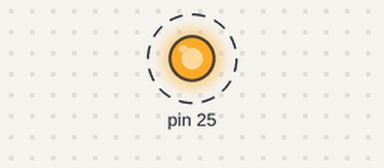
A program run on a simulated Raspberry Pi (wiringPi pin numbers). On the bench: output pins drawn as LEDs (lit = HIGH). Dashed ring = blinking. Pin numbers are wiringPi numbers.

Above: at 0.2 s.
Timing chart, 0 to 3.0 s (numbered marks = the images above):
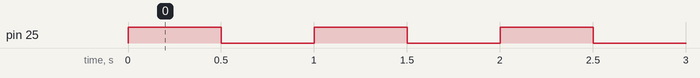

The program:

wpimode.py
```python
import wiringpi
from time import sleep
wiringpi.wiringPiSetup()
wiringpi.pinMode(25,1)
try:
        while 1:
                wiringpi.digitalWrite(25, 1)
                sleep(0.5)
                wiringpi.digitalWrite(25, 0)
                sleep(0.5)
except:
        wiringpi.digitalWrite(25, 0)
	wiringpi.pinMode(25,0)
```

Measured:
- by itself, pin 25: alternates HIGH for 0.50 s and LOW for 0.50 s
